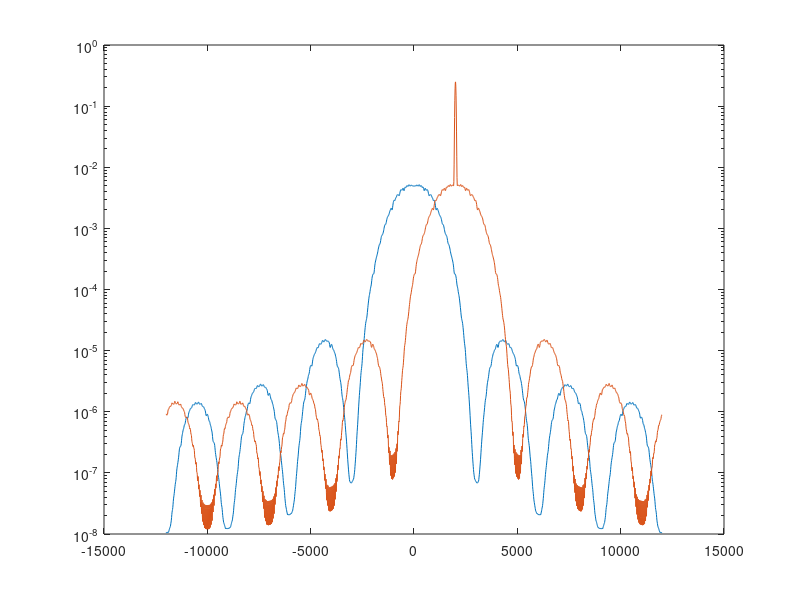

The MATLAB script that drew this image:
clear all;
close all;

Fe = 24000;
Te = 1 / Fe;
Rb = 3000;
Tb = 1 / Rb;
N_Bits = 10000;
fp = 2000;
Ts = Tb;
Ns = Ts/Te;


Bits = randi(0:1,1,N_Bits);
V_Bits = 2*Bits - 1;
h = ones(1, Ns);
ak = kron(Bits, [1 zeros(1, Ns-1)]);
S_mod = filter(h,1,ak);

x = filter(h, 1, S_mod);

t = 0:Te:Te*(length(x)-1);
expo = exp(2*1i*pi*fp*t);

Sx1 = pwelch(x,[], [], 2048, Fe, 'twosided')';
Sx2 = pwelch(x.*expo,[], [], 2048, Fe, 'twosided')';
f = linspace(-Fe/2, Fe/2, length(Sx2));

semilogy(f, fftshift(Sx1));
hold on;
semilogy(f, fftshift(Sx2));
